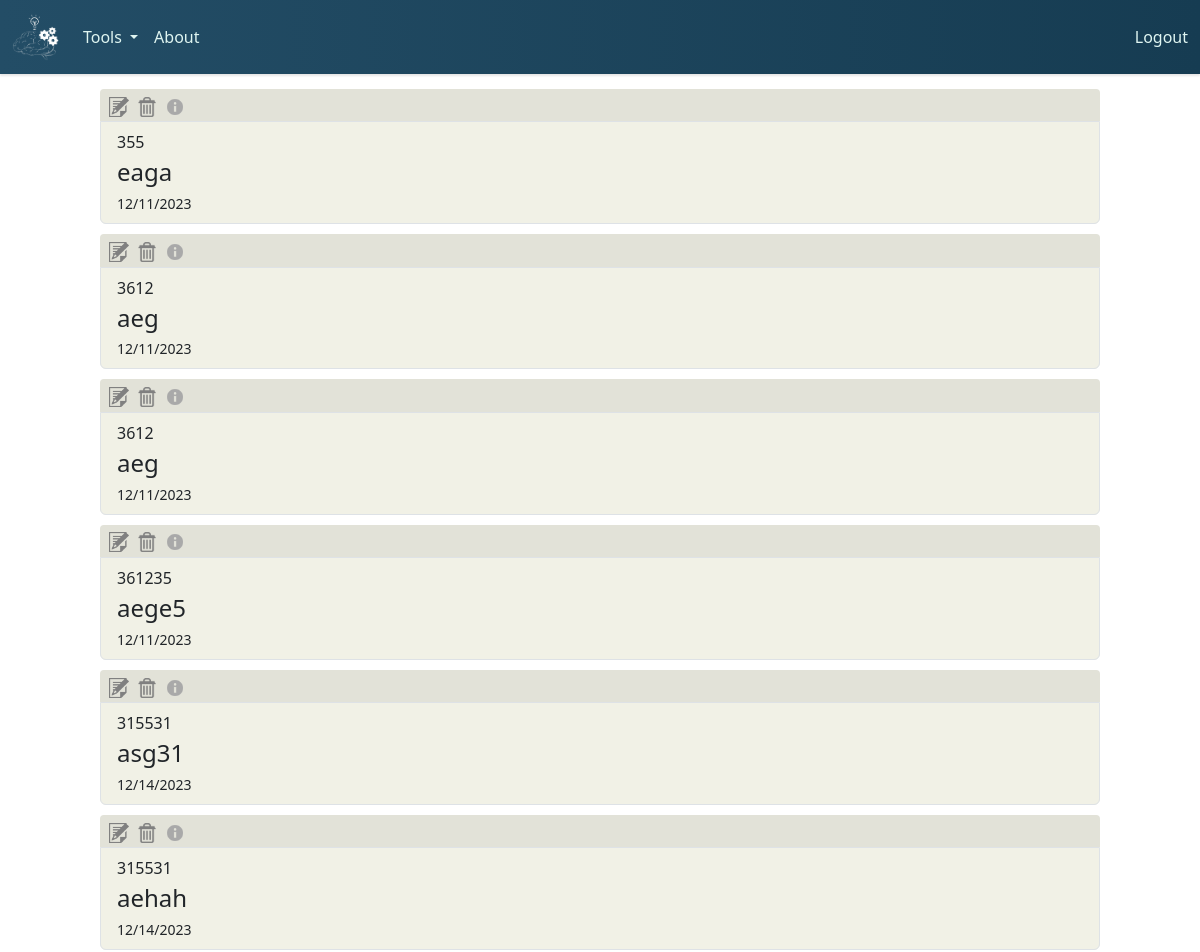
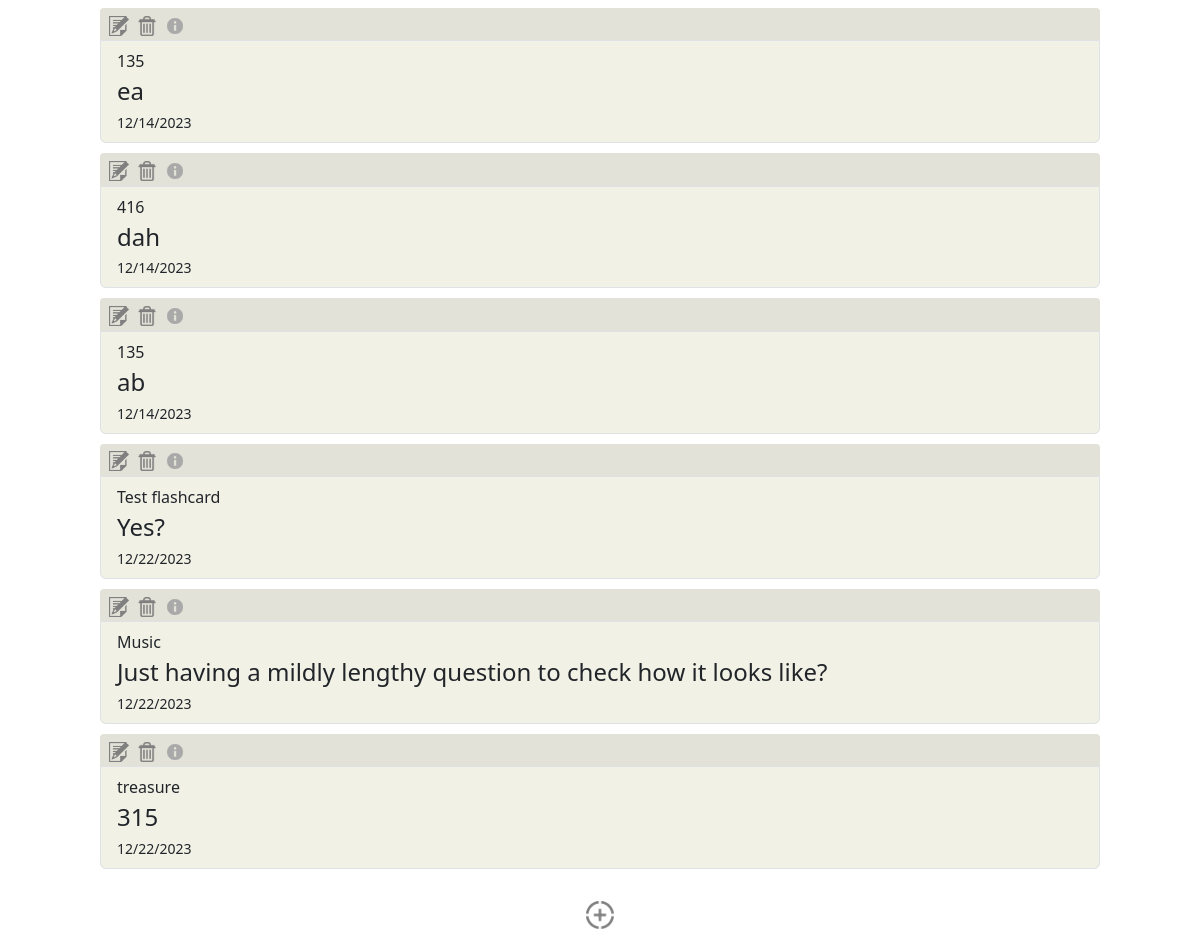
The app's page /flashcards (signed in), older data (2 pictures, top to bottom).
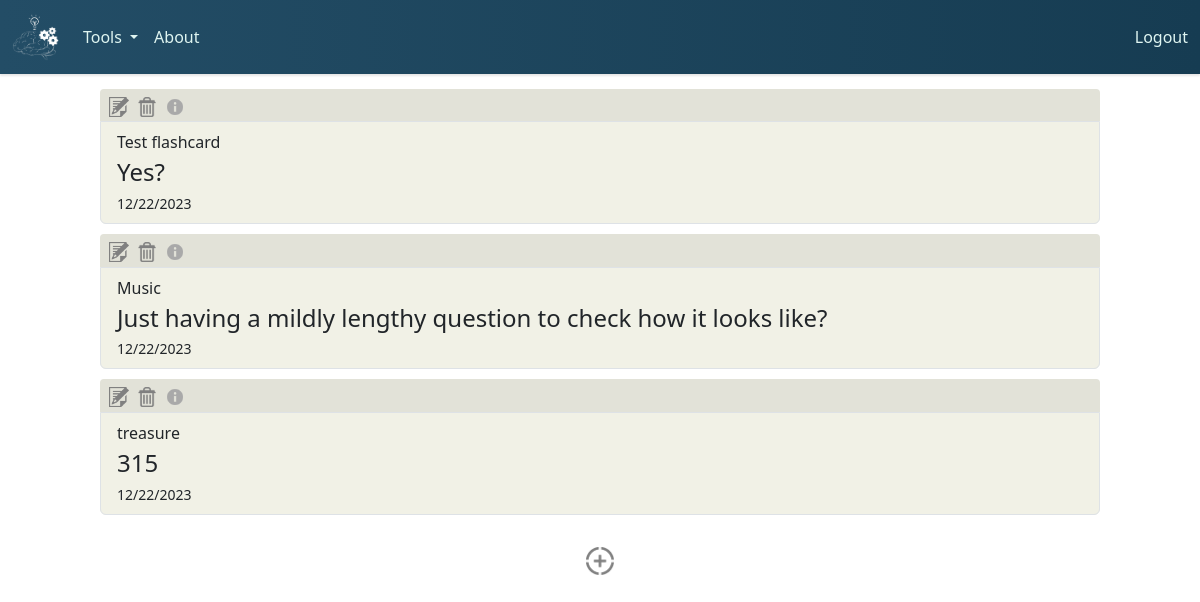
The same page, newer data.
### tables this page shows
CREATE TABLE flashcards (
    flashcard_id INTEGER PRIMARY KEY,
    user_id INTEGER,
    topic TEXT,
    question TEXT,
    answer TEXT,
    timestamp DATETIME DEFAULT CURRENT_TIMESTAMP,
    FOREIGN KEY (user_id) REFERENCES users(user_id)
);

### app/app.py (the view)
@app.route("/flashcards")
@login_required
def flashcards():
    user_id = session.get("user_id")
    user_flashcards = get_flashcards(user_id)
    return render_template("flashcards.html", flashcards=user_flashcards)

### app/app.py (called while the page is built)
@app.after_request
def after_request(response):
    response.headers["Cache-Control"] = "no-cache, no-store, must-revalidate"
    response.headers["Expires"] = 0
    response.headers["Pragma"] = "no-cache"
    return response

### app/helpers.py (called while the page is built)
def login_required(f):
    @wraps(f)
    def decorated_function(*args, **kwargs):
        if session.get("user_id") is None:
            return redirect("/login")
        return f(*args, **kwargs)
    return decorated_function

def get_db():
    db = getattr(g, "_database", None)
    if db is None:
        db = g._database = sqlite3.connect("../db/learning.db")
    return db

def get_flashcards(user_id):
    user_flashcards = []
    with get_db() as db:
        cursor = db.cursor()
        cursor.execute("SELECT flashcard_id, topic, question, answer, timestamp FROM flashcards WHERE user_id = ?",
                   (user_id,))
        rows = cursor.fetchall()
        for row in rows:
            timestamp_str = row[4]
            timestamp = datetime.strptime(timestamp_str, "%Y-%m-%d %H:%M:%S")
            flashcard_dict = {
                "flashcard_id": row[0],
                "topic": row[1],
                "question": row[2],
                "answer" : row[3],
                "timestamp": timestamp.strftime("%m/%d/%Y")
            }
            user_flashcards.append(flashcard_dict)
    return user_flashcards

### app/templates/flashcards.html (shortened to what this page needs)
{% extends "layout.html" %}
{% block main %}
    <link rel="stylesheet" href="../static/css/flashcards.css">
    <div id="flashcards" class="buttons-container">
        {% if flashcards %}
            {% for flashcard in flashcards %}
                <ul class="list-group buttons">
                    <div class="flashcard-buttons">
                        <button class="edit-button" type="button">
                            <img class="edit-icon" src="../static/images/edit-icon.png">
                        </button>
                        <button class="delete-button" type="button">
                            <img class="delete-icon" src="../static/images/delete-icon.png">
                        </button>
                        <button class="info-box-button" type="button">
                            <img class="info-box-icon" src="../static/images/info-icon.jpg">
                        </button>
                    </div>
                    <a href="#" class="list-group-item list-group-item-action flex-column align-items-start buttons">
                        <div class="d-flex w-100 justify-content-between">
                            <p class="mb-1 flashcard-topic">{{ flashcard["topic"] }}</p>
                        </div>
                        <h4 class="mb-1 flashcard-question">{{ flashcard["question"] }}</h4>
                        <small class="flashcard-timestamp">{{ flashcard["timestamp"] }}</small>
                    </a>
                </ul>
            {% endfor %}
        {% else %}
            <div id="no-flashcards-div">
                <h1 id="no-flashcards-message">You currently don't have any flashcards! Click the button below to create one.</h1>
            </div>
        {% endif %}
    </div>
    <div id="add-button-div" class="container-fluid">
        <button id="create-flashcard-button">
            <img id="add-icon" src="../static/images/add-icon.png" alt="Image">
        </button>
    </div>
{% endblock %}

### app/templates/layout.html (shortened to what this page needs)
<!DOCTYPE html>
<html lang="en">
<head>
    <link rel="stylesheet" href="../static/js/node_modules/bootstrap/dist/css/bootstrap.min.css">
    <link rel="stylesheet" href="../static/css/layout.css">
</head>
<body>
    <nav class="navbar navbar-expand-lg bg-navy">
        <div class="container-fluid">
            <a class="navbar-elements navbar-brand" href="/" >
                <img src="../static/images/logo-inverse.png" id="navbar-logo">
            </a>
        <div class="collapse navbar-collapse" id="navbarSupportedContent">
            <ul class="navbar-nav me-auto mb-2 mb-lg-0">
                <li class="nav-item dropdown">
                    <a class="navbar-elements nav-link dropdown-toggle" href="#" role="button" data-bs-toggle="dropdown" aria-expanded="false">
                        Tools
                    </a>
                </li>
                <li class="nav-item">
                    <a class="nav-link navbar-elements" aria-current="page" href="/about">About</a>
                </li>
            </ul>
        <a class="nav-link navbar-elements" aria-current="page" href="/logout">Logout</a>
        </div>
    </nav>
    <main>
        {% block main %}{% endblock %}
    </main>
</body>
</html>

### app/static/css/layout.css (style rules this page uses)
.navbar-elements, .dropdown-item { color: #dff5f1; }
.bg-navy { background: linear-gradient(90deg, #234d66, #163c52); box-shadow: 0 2px 2px rgba(0, 0, 0, 0.1); }
#navbar-logo { max-height: 6vh; }

### app/static/css/flashcards.css (style rules this page uses)
.buttons { background-color: #F1F1E6; width: 125vh; }
.buttons-container { display: flex; flex-direction: column; align-items: center; justify-content: center; margin: 10px; padding: 5px; }
.buttons-container ul { margin-bottom: 10px; }
#add-button-div { margin-top: 2vh; display: flex; justify-content: center; }
#create-flashcard-button { border: none; background-color: rgba(0, 0, 0, 0); }
#add-icon { max-width: 3.5vh; }
.flashcard-buttons { display: flex; flex-direction: row; background-color: #E2E2D8; border-radius: 4px 4px 0 0; padding: 0.4vh; }
.edit-button { border: none; background-color: rgba(0, 0, 0, 0); margin-right: 1vh; max-width: 2.5vh; }
.delete-button { border: none; background-color: rgba(0, 0, 0, 0); max-width: 2.5vh; }
.info-box-button { border: none; background-color: rgba(0, 0, 0, 0); max-width: 2.5vh; margin-left: 1vh; }
.edit-icon { max-width: 2.5vh; }
.delete-icon { max-width: 2.5vh; }
.info-box-icon { max-width: 2.5vh; }

Row changes from the older to the newer data that the page shows:
removed flashcards: topic "355", question "eaga", timestamp "12/11/2023"
removed flashcards: topic "3612", question "aeg", timestamp "12/11/2023"
removed flashcards: topic "3612", question "aeg", timestamp "12/11/2023"
removed flashcards: topic "361235", question "aege5", timestamp "12/11/2023"
removed flashcards: topic "315531", question "asg31", timestamp "12/14/2023"
removed flashcards: topic "315531", question "aehah", timestamp "12/14/2023"
removed flashcards: topic "135", question "ea", timestamp "12/14/2023"
removed flashcards: topic "416", question "dah", timestamp "12/14/2023"
removed flashcards: topic "135", question "ab", timestamp "12/14/2023"
